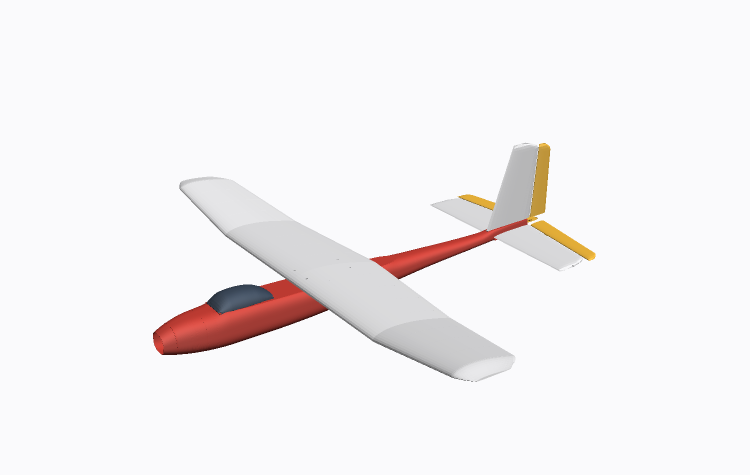
#> input picture models/simorgh-1s/preview_iso.png, 1500 x 950 px (shown at 1/2 size)
$ python -i build_manual.py   (imports and definitions only)
#> lines starting #> are read from the running program, lines starting #| are printed output that depends on the picture; after the words box and inside, x2 and y2 are one past the last pixel; in counts of white or black regions, pixels touching at a corner belong together
"""Generate the SIMORGH-1S build manual as a single self-contained HTML page."""

from __future__ import annotations

import base64
import io
import json
import pathlib

from PIL import Image

HERE = pathlib.Path(__file__).parent


def img_uri(name: str, width: int = 1280) -> str:
    """Crop the render to its content, scale, and return a PNG data URI."""
#> called with name = 'preview_iso.png', width = 1280
    im = Image.open(HERE / name).convert("RGB")
    grey = im.convert("L")
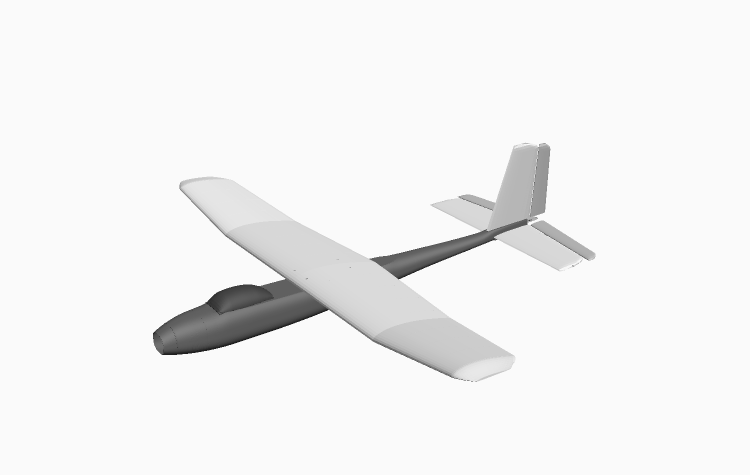
#> grey: PIL image 1500x950 L (shown at 1/2 size); min 19, max 253, mean 242.3
    bg = grey.getpixel((2, 2))
#> bg = 250
    mask = grey.point(lambda p: 255 if abs(p - bg) > 6 else 0)
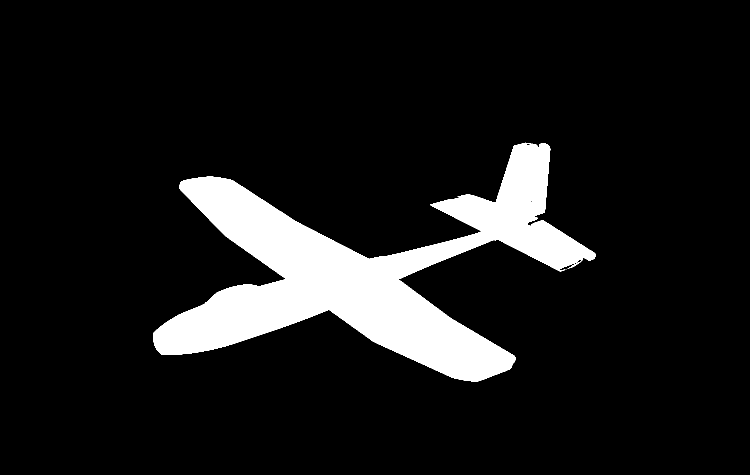
#> mask: PIL image 1500x950 L (shown at 1/2 size); 10.3% white; 2 white regions (1 under 20 px), largest, box (x1, y1, x2, y2) and area: (306, 285, 1191, 764) 146110
    box = mask.getbbox()
#> box = (306, 285, 1191, 764)
    if box:
        pad = 14
        box = (max(box[0] - pad, 0), max(box[1] - pad, 0),
               min(box[2] + pad, im.width), min(box[3] + pad, im.height))
#> box = (292, 271, 1205, 778)
#> (the rest of the program and of its run is left out)
